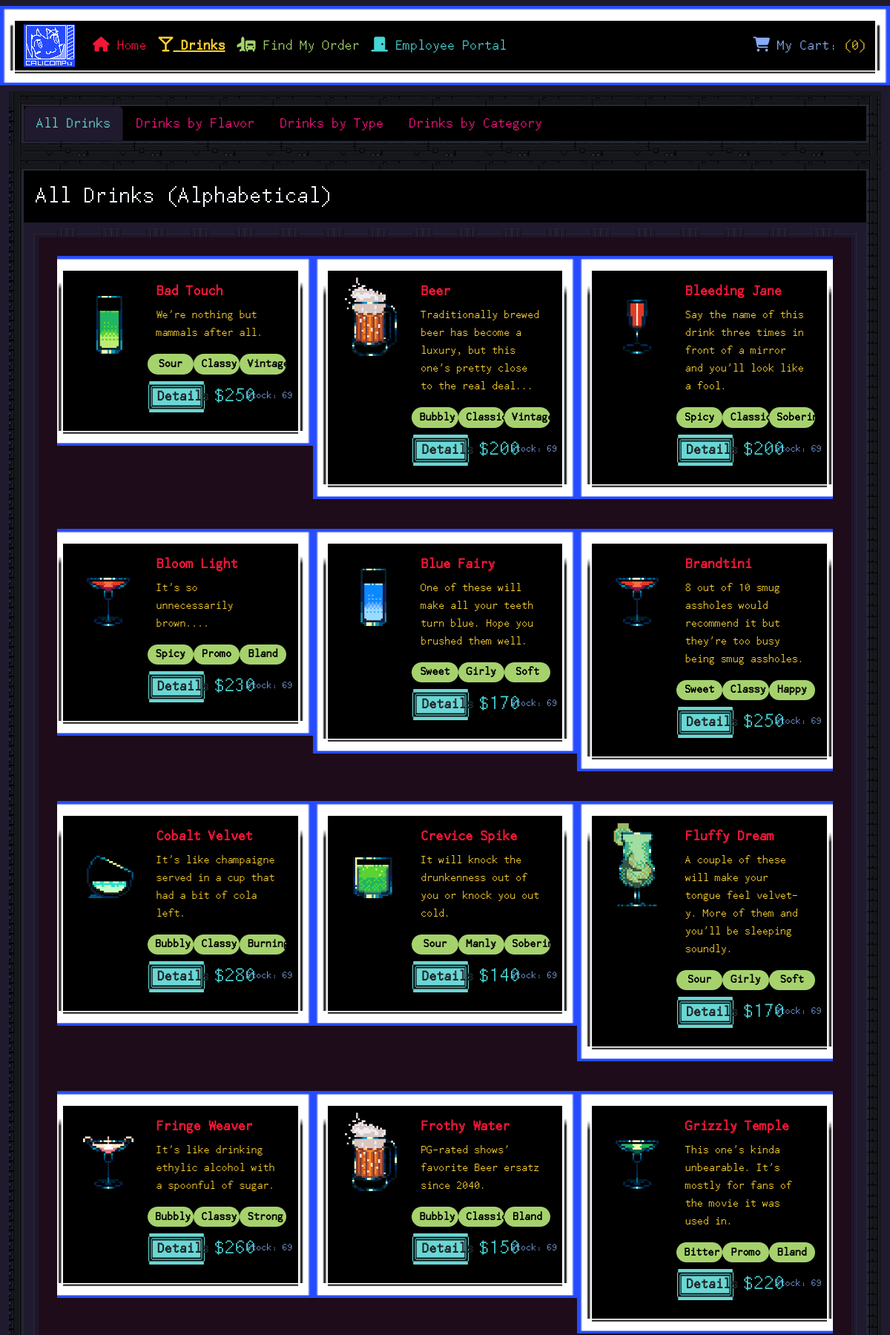
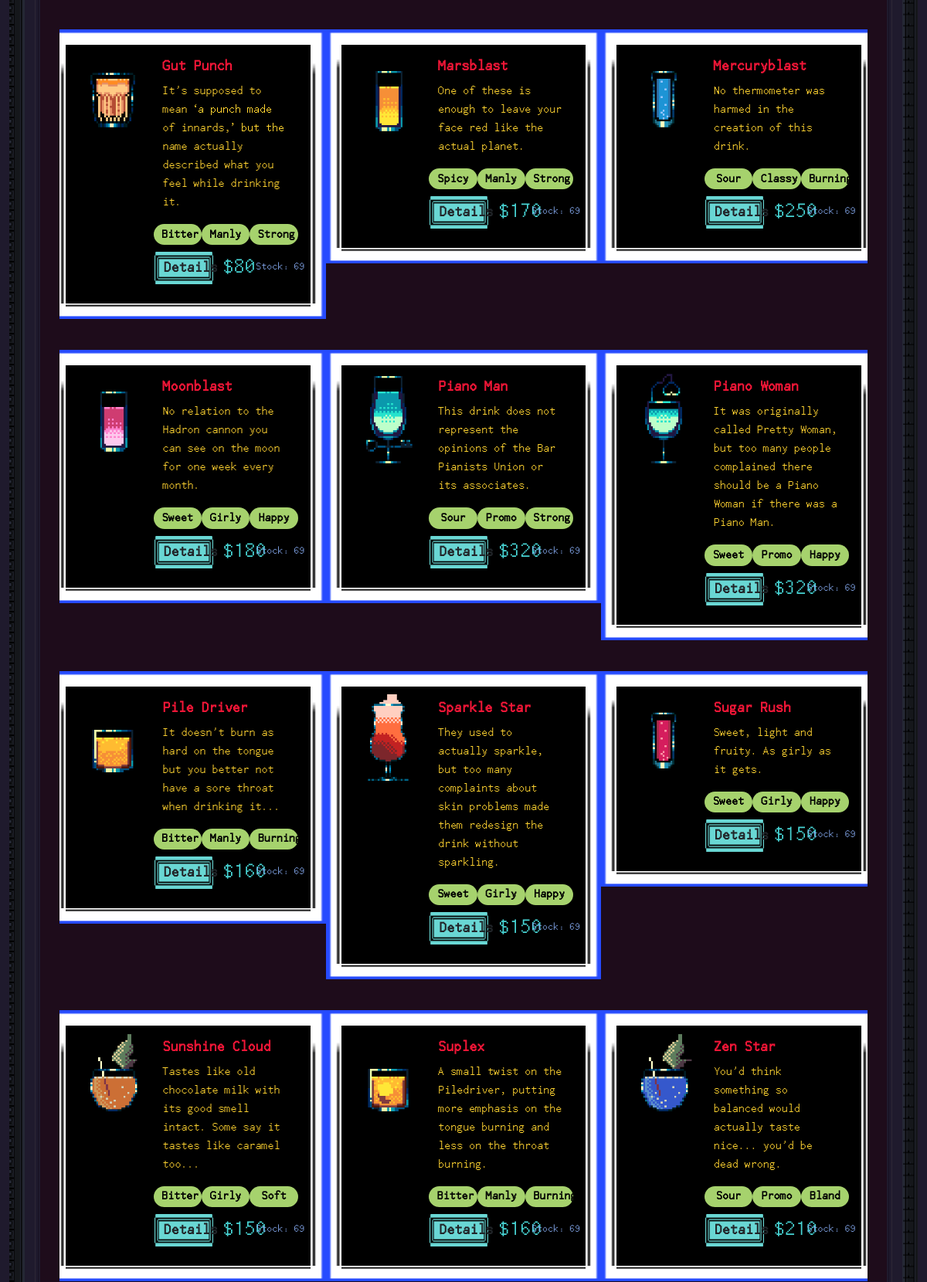
Screenshot of /drinks.php (upper part) with the database file from the repository (2 pictures, top to bottom).
### tables this page shows
CREATE TABLE `DRINKS`(
    `NAME`     VARCHAR(20)  PRIMARY KEY,
    `TYPE`     VARCHAR(20)  NOT NULL,
    `CATEGORY` VARCHAR(20)  NOT NULL,
    `FLAVOR`   VARCHAR(16)  NOT NULL,
    `PRICE`    SMALLINT  NOT NULL,
    `STOCK`    INT  DEFAULT 69,
    `DESC`     TEXT DEFAULT 'Collapse Fluid is the substance which fuels Collapse Technology. It is used in both Collapse and Reverse Collapse processes \nand is stored in crystalline capsule containers, which are highly volatile and must be handled carefully.',
    `QUOTE`    TEXT DEFAULT "How did you even get here? Is this my base layer?",
    `INGRED`   TEXT DEFAULT 'Contains %#% parts collapse fluid.<\p>'
);

### lib/drinksLib.php (the view, shortened to what this page needs)
<?php
function drawCards($rows)
{
    if(empty($rows)) { echo "<p>No results found.</p>"; }
    else
    {
        echo "<div class=\"row row-cols-1 row-cols-md-3 g-4\">";
        foreach($rows as $row)
        {
            $filename = str_replace(' ', '', $row['NAME']) . ".png";
            $urlName = str_replace(' ', '-', $row['NAME']);
            echo <<<HTML
            <div class="col h-100 card mb-3" style="max-width: 600px;" id="borderCALI">
                <div class="row g-0">
                    <div class="col-md-4">
                        <img src="assets/drinks/$filename" class="img-fluid rounded-start">
                    </div>
                    <div class="col-md-8">
                        <div class="card-body">
                            <h5 class="fw-bold Adelhyde">{$row['NAME']}</h5>
                            <p class="card-text Bronson">{$row['QUOTE']}</p>
                            <div class="row">
                                <span class="badge rounded-pill col-4 text-bg-info fs-6">{$row['FLAVOR']}</span>
                                <span class="badge rounded-pill col-4 text-bg-info fs-6">{$row['TYPE']}</span>
                                <span class="badge rounded-pill col-4 text-bg-info fs-6">{$row['CATEGORY']}</span>
                            </div>
                            <form class="row py-2" action="drinkProfile.php" method="GET">
                                <button type="submit" value=$urlName name="Drink" class="btn btn-val col-5 fw-bold fs-5" style="white-space:nowrap;">Details</button>
                                <p class="col-3 m-0 fs-3 Karmotrine" style="white-space:nowrap;">\${$row['PRICE']}</p>
                                <p class="col-4 m-0 p-2"><small class="Delta" style="white-space:nowrap;">Stock: {$row['STOCK']}</small></p>
                            </form>
                        </div>
                    </div>
                </div>
            </div>
            HTML;
        }
        echo "</div>";
    }
}
?>

### html/assets/stylesheet.css (style rules this page uses)
body { font-family: "CyberpunkWaifus", serif; background-color: #1F1A2D; --bs-nav-link-color: #fc1783!important; }
#borderCALI { border: 20px solid transparent; border-image-slice:9 7 11 7; border-image-width:20px 20px 20px 20px; border-image-outset:0px 0px 0px 0px; border-image-repeat:stretch; border-image-source: url(borderCALI.png); background-color: black; color: aliceblue; }
.btn-val { font-size: large; background-image: url(Button.png); background-repeat: no-repeat; background-size: 100% 100%; }
.Adelhyde { color:#f21637; }
.Delta { color:#87acf3; }
.Bronson { color:#ffd230; }
.Karmotrine { color:#47d4d4; }
.text-bg-info { color: #000!important; background-color: #a6d26d!important; }
.card { --bs-card-bg:black; }

### html/drinks.php (style rules this page uses)
body { color: aliceblue; }

### rows the page displays
drinks: shows a picture, NAME "Bad Touch", QUOTE "We're nothing but mammals after all.", FLAVOR "Sour", TYPE "Classy", CATEGORY "Vintage", PRICE "250", STOCK "69"
drinks: NAME (picture), NAME "Beer", QUOTE "Traditionally brewed beer has become a luxury, but this one's pretty close to the real deal...", FLAVOR "Bubbly", TYPE "Classic", CATEGORY "Vintage", PRICE "200", STOCK "69"
drinks: shows a picture, NAME "Bleeding Jane", QUOTE "Say the name of this drink three times in front of a mirror and you'll look like a fool.", FLAVOR "Spicy", TYPE "Classic", CATEGORY "Sobering", PRICE "200", STOCK "69"
drinks: NAME "Bloom Light", QUOTE "It's so unnecessarily brown....", FLAVOR "Spicy", TYPE "Promo", CATEGORY "Bland", PRICE "230", STOCK "69"
drinks: shows a picture, NAME "Blue Fairy", QUOTE "One of these will make all your teeth turn blue. Hope you brushed them well.", FLAVOR "Sweet", TYPE "Girly", CATEGORY "Soft", PRICE "170", STOCK "69"
drinks: NAME (picture), NAME "Brandtini", QUOTE "8 out of 10 smug assholes would recommend it but they're too busy being smug assholes.", FLAVOR "Sweet", TYPE "Classy", CATEGORY "Happy", PRICE "250", STOCK "69"
drinks: shows a picture, NAME "Cobalt Velvet", QUOTE "It's like champaigne served in a cup that had a bit of cola left.", FLAVOR "Bubbly", TYPE "Classy", CATEGORY "Burning", PRICE "280", STOCK "69"
drinks: shows a picture, NAME "Crevice Spike", QUOTE "It will knock the drunkenness out of you or knock you out cold.", FLAVOR "Sour", TYPE "Manly", CATEGORY "Sobering", PRICE "140", STOCK "69"
drinks: shows a picture, NAME "Fluffy Dream", QUOTE "A couple of these will make your tongue feel velvet-y. More of them and you'll be sleeping soundly.", FLAVOR "Sour", TYPE "Girly", CATEGORY "Soft", PRICE "170", STOCK "69"
drinks: shows a picture, NAME "Fringe Weaver", QUOTE "It's like drinking ethylic alcohol with a spoonful of sugar.", FLAVOR "Bubbly", TYPE "Classy", CATEGORY "Strong", PRICE "260", STOCK "69"
drinks: NAME "Frothy Water", QUOTE "PG-rated shows' favorite Beer ersatz since 2040.", FLAVOR "Bubbly", TYPE "Classic", CATEGORY "Bland", PRICE "150", STOCK "69"
drinks: shows a picture, NAME "Grizzly Temple", QUOTE "This one's kinda unbearable. It's mostly for fans of the movie it was used in.", FLAVOR "Bitter", TYPE "Promo", CATEGORY "Bland", PRICE "220", STOCK "69"
drinks: shows a picture, NAME "Gut Punch", QUOTE "It's supposed to mean ‘a punch made of innards,’ but the name actually described what you feel while drinking it.", FLAVOR "Bitter", TYPE "Manly", CATEGORY "Strong", PRICE "80", STOCK "69"
drinks: NAME (picture), NAME "Marsblast", QUOTE "One of these is enough to leave your face red like the actual planet.", FLAVOR "Spicy", TYPE "Manly", CATEGORY "Strong", PRICE "170", STOCK "69"
drinks: NAME (picture), NAME "Mercuryblast", QUOTE "No thermometer was harmed in the creation of this drink.", FLAVOR "Sour", TYPE "Classy", CATEGORY "Burning", PRICE "250", STOCK "69"
drinks: NAME (picture), NAME "Moonblast", QUOTE "No relation to the Hadron cannon you can see on the moon for one week every month.", FLAVOR "Sweet", TYPE "Girly", CATEGORY "Happy", PRICE "180", STOCK "69"
drinks: shows a picture, NAME "Piano Man", QUOTE "This drink does not represent the opinions of the Bar Pianists Union or its associates.", FLAVOR "Sour", TYPE "Promo", CATEGORY "Strong", PRICE "320", STOCK "69"
drinks: shows a picture, NAME "Piano Woman", QUOTE "It was originally called Pretty Woman, but too many people complained there should be a Piano Woman if there was a Piano Man.", FLAVOR "Sweet", TYPE "Promo", CATEGORY "Happy", PRICE "320", STOCK "69"
drinks: shows a picture, NAME "Pile Driver", QUOTE "It doesn't burn as hard on the tongue but you better not have a sore throat when drinking it...", FLAVOR "Bitter", TYPE "Manly", CATEGORY "Burning", PRICE "160", STOCK "69"
drinks: shows a picture, NAME "Sparkle Star", QUOTE "They used to actually sparkle, but too many complaints about skin problems made them redesign the drink without sparkling.", FLAVOR "Sweet", TYPE "Girly", CATEGORY "Happy", PRICE "150", STOCK "69"
drinks: shows a picture, NAME "Sugar Rush", QUOTE "Sweet, light and fruity. As girly as it gets.", FLAVOR "Sweet", TYPE "Girly", CATEGORY "Happy", PRICE "150", STOCK "69"
drinks: shows a picture, NAME "Sunshine Cloud", QUOTE "Tastes like old chocolate milk with its good smell intact. Some say it tastes like caramel too...", FLAVOR "Bitter", TYPE "Girly", CATEGORY "Soft", PRICE "150", STOCK "69"
drinks: NAME (picture), NAME "Suplex", QUOTE "A small twist on the Piledriver, putting more emphasis on the tongue burning and less on the throat burning.", FLAVOR "Bitter", TYPE "Manly", CATEGORY "Burning", PRICE "160", STOCK "69"
drinks: shows a picture, NAME "Zen Star", QUOTE "You'd think something so balanced would actually taste nice... you'd be dead wrong.", FLAVOR "Sour", TYPE "Promo", CATEGORY "Bland", PRICE "210", STOCK "69"

### other values shown
$count "0"
